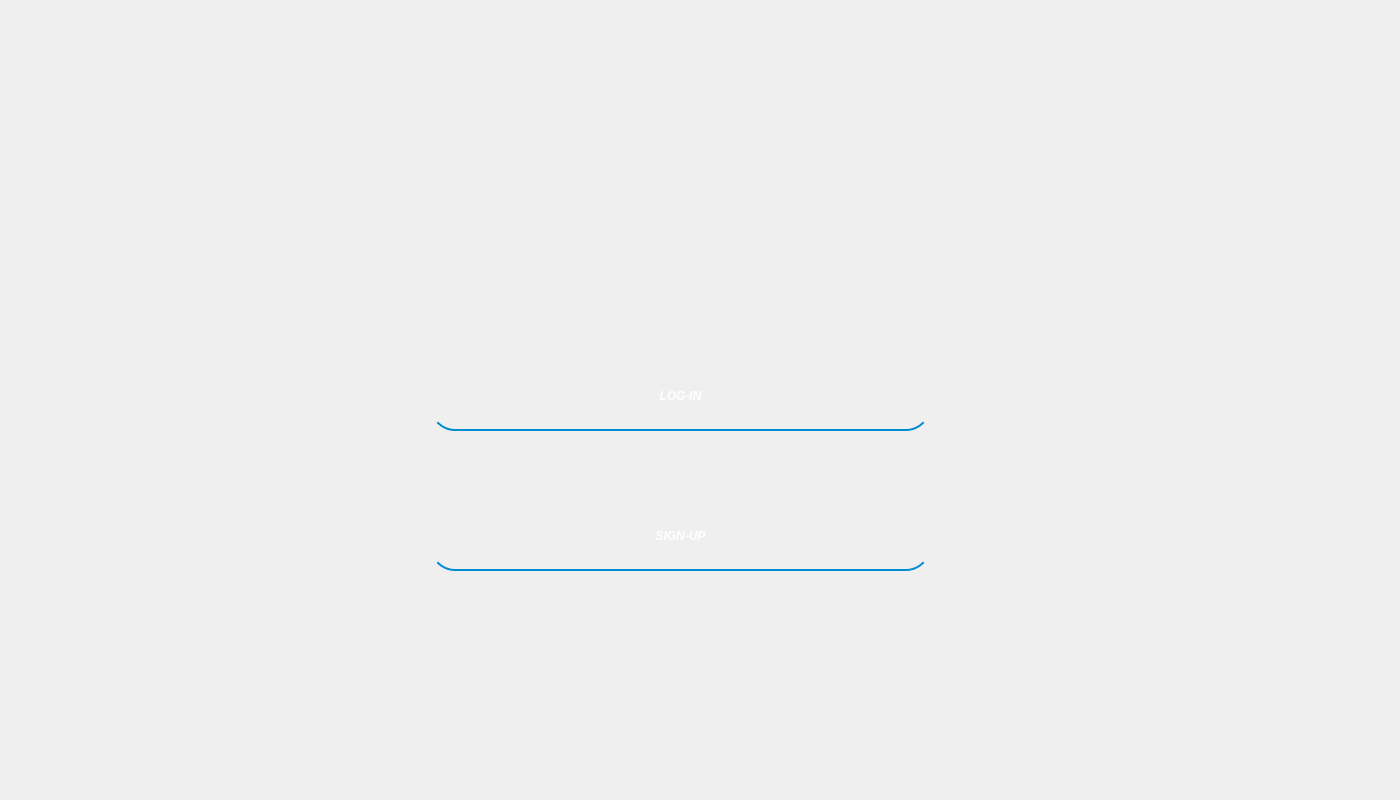
<?xml version="1.0" encoding="UTF-8"?>
<ui version="4.0">
 <class>MainWindow</class>
 <widget class="QMainWindow" name="MainWindow">
  <property name="geometry">
   <rect>
    <x>0</x>
    <y>0</y>
    <width>1400</width>
    <height>800</height>
   </rect>
  </property>
  <property name="windowTitle">
   <string>MAIN SETUP</string>
  </property>
  <property name="windowIcon">
   <iconset resource="imagesrc.qrc">
    <normaloff>:/image/batman.png</normaloff>:/image/batman.png</iconset>
  </property>
  <property name="styleSheet">
   <string notr="true">#centralwidget{
border-image: url(:/image/firsts.PNG);
}</string>
  </property>
  <widget class="QWidget" name="centralwidget">
   <property name="styleSheet">
    <string notr="true"/>
   </property>
   <widget class="QLabel" name="label">
    <property name="geometry">
     <rect>
      <x>1200</x>
      <y>800</y>
      <width>47</width>
      <height>14</height>
     </rect>
    </property>
    <property name="text">
     <string>TextLabel</string>
    </property>
   </widget>
   <widget class="QPushButton" name="pushButton_1">
    <property name="geometry">
     <rect>
      <x>430</x>
      <y>360</y>
      <width>501</width>
      <height>71</height>
     </rect>
    </property>
    <property name="cursor">
     <cursorShape>PointingHandCursor</cursorShape>
    </property>
    <property name="styleSheet">
     <string notr="true">QPushButton{
	font: 75 italic 25pt &quot;Calibri&quot;;
   font :bold italic;
   border:2px solid transparent;
	color : white;
	border-bottom-color: rgb(0, 139, 209);
   padding-bottom:7px;
   padding-top:7px;
border-radius:25px;
}
QPushButton:hover{
	border-bottom-color: white;
   border-top-color: white;
   color : rgb(0, 139, 209);
font: 75 italic 28pt &quot;Calibri&quot;;
   font:bold italic;
}</string>
    </property>
    <property name="text">
     <string>LOG-IN</string>
    </property>
   </widget>
   <widget class="QPushButton" name="pushButton_2">
    <property name="geometry">
     <rect>
      <x>430</x>
      <y>500</y>
      <width>501</width>
      <height>71</height>
     </rect>
    </property>
    <property name="cursor">
     <cursorShape>PointingHandCursor</cursorShape>
    </property>
    <property name="styleSheet">
     <string notr="true">QPushButton{
	font: 75 italic 25pt &quot;Calibri&quot;;
   font :bold italic;
   border:2px solid transparent;
	color : white;
	border-bottom-color: rgb(0, 139, 209);
   padding-bottom:7px;
   padding-top:7px;
border-radius:25px;
}
QPushButton:hover{
	border-bottom-color: white;
   border-top-color: white;
   color : rgb(0, 139, 209);
font: 75 italic 28pt &quot;Calibri&quot;;
   font:bold italic;
}</string>
    </property>
    <property name="text">
     <string>SIGN-UP</string>
    </property>
   </widget>
  </widget>
 </widget>
 <resources>
  <include location="imagesrc.qrc"/>
 </resources>
 <connections/>
</ui>
